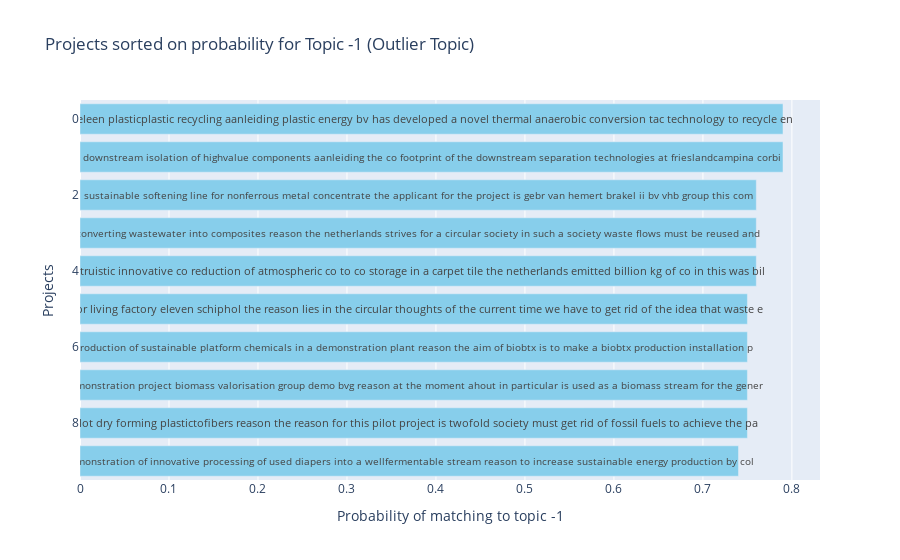

Notebook cell for this chart:
### Code cell
SELECTED_TOPIC_ID = -1
TOPIC_INDEX = SELECTED_TOPIC_ID + 1
SELECTED_TOPIC_NAME = topic_model.get_topic_info()['CustomName'][TOPIC_INDEX]

topic_name = topic_model.get_topic_info()['CustomName'][TOPIC_INDEX]
print_markdown(f'### This table shows the likelihood that projects belong to Topic ({SELECTED_TOPIC_ID}) {SELECTED_TOPIC_NAME}:')

# extract the probabilities for the specific topic
if LOAD_MODEL:
    specific_topic_probs = probs[:, TOPIC_INDEX]
else:
    specific_topic_probs = probs[:, SELECTED_TOPIC_ID]

# find documents with a probability above the threshold
doc_indices = np.where(specific_topic_probs >= 0.3)[0]

docs_with_specific_topic = [docs[i] for i in doc_indices]

df_specific_topic = pd.DataFrame({
    'document': docs_with_specific_topic,
    'probability': specific_topic_probs[doc_indices]
})

# sort the dataframe in descending order
df_specific_topic = df_specific_topic.sort_values(by='probability', ascending=False).reset_index(drop=True)

df_specific_topic['probability'] = df_specific_topic['probability'].round(2)

# nicer dataframe displays
pd.set_option('display.max_columns', None)
pd.set_option('display.width', None) 
pd.set_option('display.max_colwidth', 500)

display(df_specific_topic.head(5))

# new dataframe with only the top 10
df_specific_topic_top_n = df_specific_topic.head(10)

# truncate documents to threshold
df_specific_topic_top_n['document'] = df_specific_topic_top_n['document'].str.slice(0, 140)

fig = go.Figure(data=[
    go.Bar(
        y=df_specific_topic_top_n.index,
        x=df_specific_topic_top_n['probability'],
        text=df_specific_topic_top_n['document'],
        textposition='inside',
        insidetextanchor='end',
        orientation='h',
        marker_color='skyblue'
    )
])

fig.update_layout(
    title_text=f'Projects sorted on probability for Topic {SELECTED_TOPIC_ID} ({SELECTED_TOPIC_NAME})',
    xaxis_title=f'Probability of matching to topic {SELECTED_TOPIC_ID}',
    yaxis_title='Projects',
    yaxis_autorange="reversed"
)

fig.show()

### Figure 1 — Plotly figure (JSON) as saved in the notebook; plotly's stock layout.template omitted (floating-point values rounded to 4 significant figures)
{"data": [{"insidetextanchor": "end", "marker": {"color": "skyblue"}, "orientation": "h", "text": ["geleen plasticplastic recycling aanleiding plastic energy bv has developed a novel thermal anaerobic conversion tac technology to recycle en", "downstream isolation of highvalue components aanleiding the co footprint of the downstream separation technologies at frieslandcampina corbi", "sustainable softening line for nonferrous metal concentrate the applicant for the project is gebr van hemert brakel ii bv vhb group this com", "converting wastewater into composites reason the netherlands strives for a circular society in such a society waste flows must be reused and", "altruistic innovative co reduction of atmospheric co to co storage in a carpet tile the netherlands emitted billion kg of co in this was bil", "ecor living factory eleven schiphol the reason lies in the circular thoughts of the current time we have to get rid of the idea that waste e", "production of sustainable platform chemicals in a demonstration plant reason the aim of biobtx is to make a biobtx production installation p", "demonstration project biomass valorisation group demo bvg reason at the moment ahout in particular is used as a biomass stream for the gener", "pilot dry forming plastictofibers reason the reason for this pilot project is twofold society must get rid of fossil fuels to achieve the pa", "demonstration of innovative processing of used diapers into a wellfermentable stream reason to increase sustainable energy production by col"], "textposition": "inside", "type": "bar", "x": [0.79, 0.79, 0.76, 0.76, 0.76, 0.75, 0.75, 0.75, 0.75, 0.74], "y": [0, 1, 2, 3, 4, 5, 6, 7, 8, 9]}], "layout": {"title": {"text": "Projects sorted on probability for Topic -1 (Outlier Topic)"}, "xaxis": {"title": {"text": "Probability of matching to topic -1"}}, "yaxis": {"autorange": "reversed", "title": {"text": "Projects"}}}}
